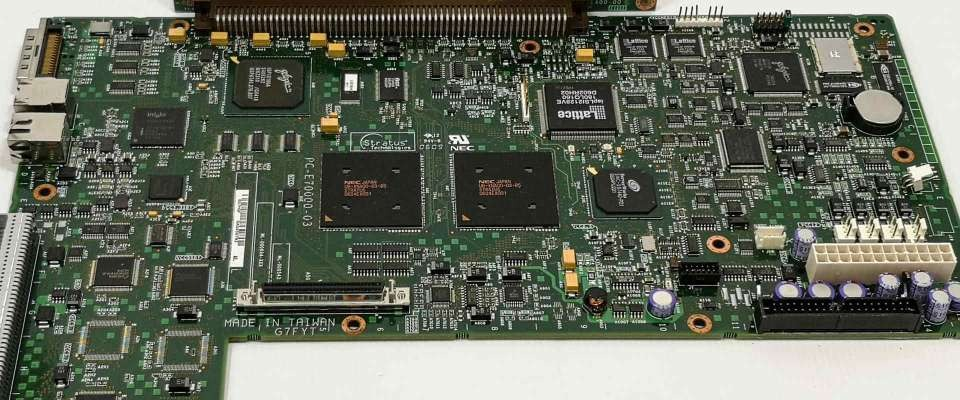
#> input picture version2/pcbimagetrial.jfif, 960 x 400 px
$ python -i cv_pipeline.py   (imports and definitions only)
#> lines starting #> are read from the running program, lines starting #| are printed output that depends on the picture; after the words box and inside, x2 and y2 are one past the last pixel; in counts of white or black regions, pixels touching at a corner belong together
# cv_pipeline.py

import cv2
import numpy as np
from typing import Dict, List, Tuple, Optional

def run_cv(image_path: str) -> Dict:
    """
    Main CV pipeline entry point.
    Returns dict with object_type, visualization, and component data.
    """
#> called with image_path = 'pcbimagetrial.jfif'
    image = cv2.imread(image_path)
#> image is the input picture: shape (400, 960, 3); mean B, G, R 95.5, 108.5, 103.3
    if image is None:
        raise FileNotFoundError(f"Image not found: {image_path}")

    object_type, mask, cropped = detect_main_object(image)

    if object_type != "PCB":
        return {
            "object_type": object_type,
            "visualization": image,
            "components": []
        }

    preprocessed = preprocess_pcb(cropped, mask)
    candidates = detect_component_candidates(preprocessed, mask)
    merged = merge_boxes(candidates)
    filtered = filter_components(merged)
    components = extract_features(filtered, preprocessed)
    visualization = visualize_components(cropped, components)

    return {
        "object_type": object_type,
        "visualization": visualization,
        "components": components
    }


def detect_main_object(image: np.ndarray) -> Tuple[str, Optional[np.ndarray], Optional[np.ndarray]]:
    """
    Detect main object using largest contour with geometry validation.
    """
    gray = cv2.cvtColor(image, cv2.COLOR_BGR2GRAY)
    _, binary = cv2.threshold(gray, 0, 255, cv2.THRESH_BINARY_INV + cv2.THRESH_OTSU)
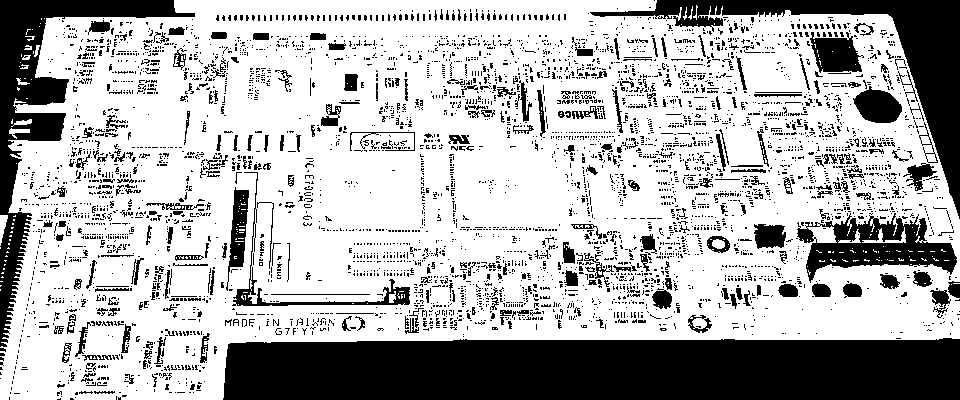
#> binary: shape (400, 960); 70.1% white; 4671 black regions (4338 under 20 px)

    contours, _ = cv2.findContours(binary, cv2.RETR_EXTERNAL, cv2.CHAIN_APPROX_SIMPLE)
#> contours = 54 contours, 47 with area under 20; largest, box (x1, y1, x2, y2) and area: (0, 0, 960, 400) 313482, (0, 215, 8, 246) 104, (9, 128, 30, 139) 72, (11, 119, 32, 127) 52, (16, 78, 30, 85) 24, (22, 55, 31, 60) 24, (34, 45, 40, 57) 23

    if not contours:
        return "UNKNOWN", None, None

    largest = max(contours, key=cv2.contourArea)
#> largest = contour of 933 points, box (x1, y1, x2, y2) (0, 0, 960, 400), area 313482

    epsilon = 0.02 * cv2.arcLength(largest, True)
#> epsilon = 76.69
    approx = cv2.approxPolyDP(largest, epsilon, True)
#> approx = [[13, 105], [0, 399], [959, 338], [887, 14], [174, 0]]

    is_convex = cv2.isContourConvex(approx)
#> is_convex = True
    vertex_count = len(approx)
#> vertex_count = 5

    image_area = image.shape[0] * image.shape[1]
#> image_area = 384000
    contour_area = cv2.contourArea(largest)
#> contour_area = 313481.5
    area_ratio = contour_area / image_area
#> area_ratio = 0.816

    if not is_convex or vertex_count < 4 or area_ratio < 0.1:
        return "UNKNOWN", None, None

    hull = cv2.convexHull(approx)
#> hull = [[174, 0], [887, 14], [959, 338], [0, 399], [13, 105]]
    hull_area = cv2.contourArea(hull)
#> hull_area = 324000
    solidity = contour_area / hull_area if hull_area > 0 else 0
#> solidity = 0.968

    if solidity > 0.85:
        object_type = "PCB"
    else:
        return "UNSUPPORTED", None, None

    mask = np.zeros(gray.shape, dtype=np.uint8)
    cv2.drawContours(mask, [largest], -1, 255, -1)
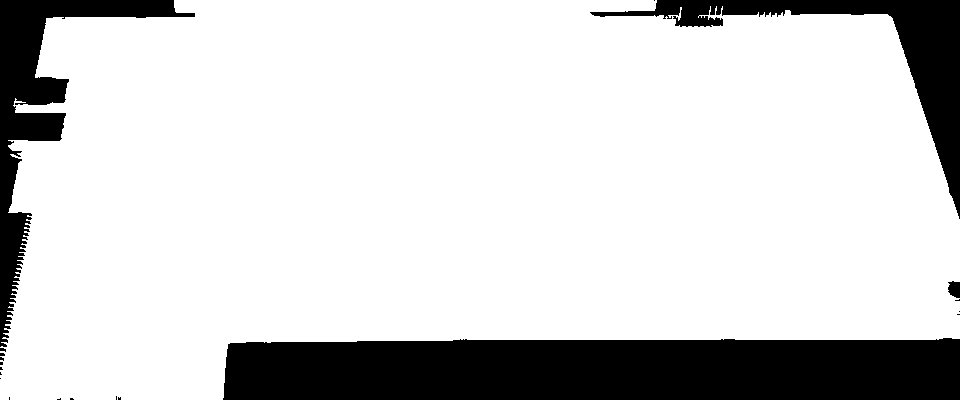
#> mask: shape (400, 960); 82.1% white; 20 black regions (16 under 20 px), largest, box (x1, y1, x2, y2) and area: (223, 338, 960, 400) 43734, (0, 0, 195, 347) 12508, (590, 0, 960, 219) 12201, (948, 281, 960, 298) 165

    x, y, w, h = cv2.boundingRect(largest)
#> x = 0; y = 0; w = 960; h = 400
#> in run_cv, `object_type, mask, cropped = detect_main_object(image)`: object_type = 'PCB'
    cropped = image[y:y+h, x:x+w].copy()
    mask_cropped = mask[y:y+h, x:x+w].copy()

    return object_type, mask_cropped, cropped


def preprocess_pcb(pcb_image: np.ndarray, mask: np.ndarray) -> np.ndarray:
    """
    Preprocess PCB with masked normalization.
    """
    gray = cv2.cvtColor(pcb_image, cv2.COLOR_BGR2GRAY)
    gray = cv2.bitwise_and(gray, gray, mask=mask)
    blurred = cv2.GaussianBlur(gray, (51, 51), 0)
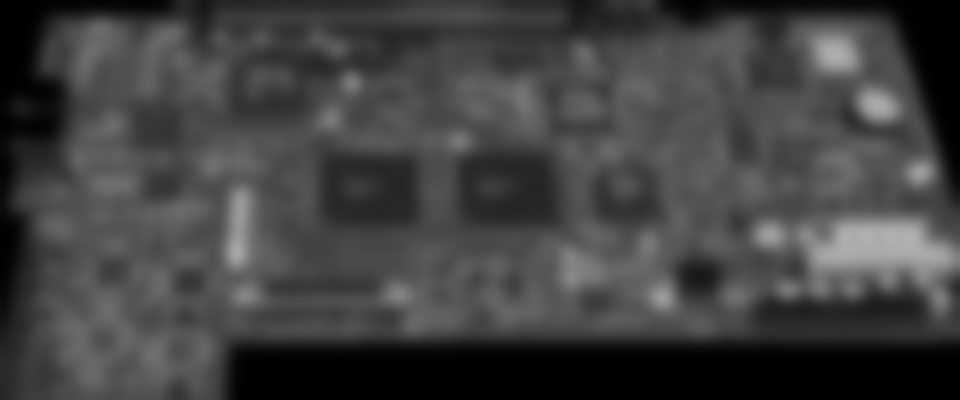
#> blurred: shape (400, 960); min 0, max 177, mean 65

    normalized = np.zeros_like(gray, dtype=np.float32)
    mask_bool = mask > 0

    normalized[mask_bool] = gray[mask_bool].astype(np.float32) - blurred[mask_bool].astype(np.float32)
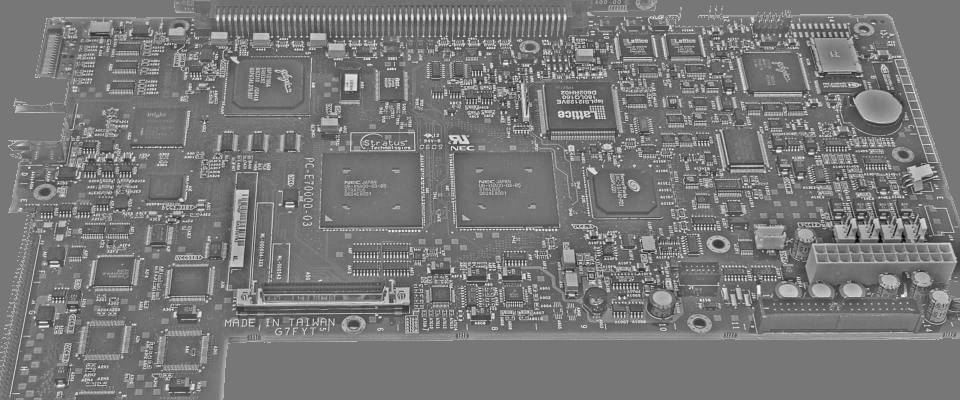
#> normalized: shape (400, 960) float32; min -168, max 190, mean 1.3; drawn with min black and max white

    if normalized[mask_bool].max() > normalized[mask_bool].min():
        min_val = normalized[mask_bool].min()
#> min_val = -168
        max_val = normalized[mask_bool].max()
#> max_val = 190
        normalized[mask_bool] = 255 * (normalized[mask_bool] - min_val) / (max_val - min_val)

    return normalized.astype(np.uint8)


def detect_component_candidates(preprocessed:np.ndarray,mask: np.ndarray):
    """
    Edge detection + bounding box extraction.
    """
    edges = cv2.Canny(preprocessed, 50, 150)
#> edges: shape (400, 960); 20.1% white in thin lines or dots
    edges = cv2.bitwise_and(edges, edges, mask=mask)
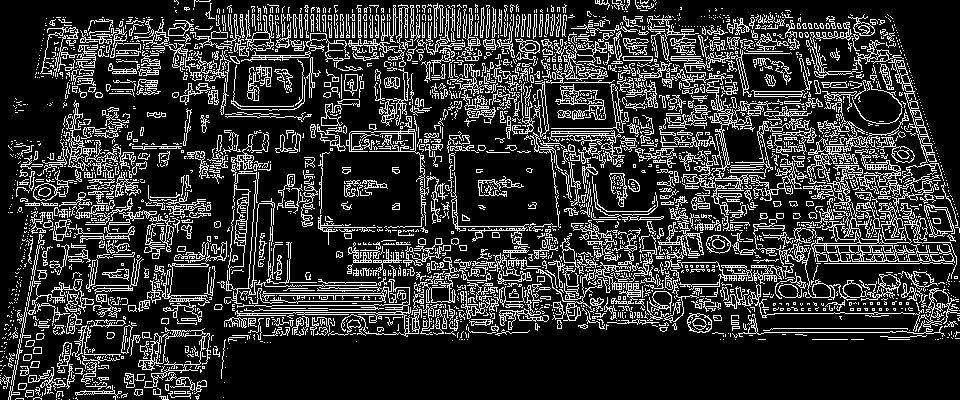
#> edges: shape (400, 960); 19.6% white in thin lines or dots
    contours, _ = cv2.findContours(edges, cv2.RETR_EXTERNAL, cv2.CHAIN_APPROX_SIMPLE)
#> contours = 2744 contours, 2333 with area under 20; largest, box (x1, y1, x2, y2) and area: (811, 180, 931, 262) 1484, (751, 223, 867, 301) 1014, (807, 109, 915, 178) 902, (226, 132, 269, 304) 712, (888, 59, 944, 181) 686

    boxes = []
    for cnt in contours:
        x, y, w, h = cv2.boundingRect(cnt)
        if w * h > 50:
            boxes.append((x, y, w, h))
#> this loop made 2744 passes
#> (x, y, w, h) on passes 1 to 3: (69, 399, 1, 1), (61, 399, 1, 1), (56, 399, 1, 1)
#> after the loop, boxes = 728 items, first 6: (168, 391, 23, 8), (56, 391, 8, 7), (25, 390, 9, 8), (134, 389, 9, 7), (153, 388, 8, 7), (35, 387, 6, 9)
#> in run_cv, `candidates = detect_component_candidates(preprocessed, mask)`: candidates has the same summary as boxes in detect_component_candidates

    return boxes


def merge_boxes(boxes):
    """
    Merge overlapping or nearby boxes.
    """
    def boxes_close(b1, b2, thresh=20):
        x1, y1, w1, h1 = b1
        x2, y2, w2, h2 = b2
        cx1 = x1 + w1/2
        cy1 = y1 + h1/2
        cx2 = x2 + w2/2
        cy2 = y2 + h2/2
        return np.hypot(cx1-cx2, cy1-cy2) < thresh

    def boxes_overlap(b1, b2):
        x1, y1, w1, h1 = b1
        x2, y2, w2, h2 = b2
        return not (
            x1+w1 < x2 or x2+w2 < x1 or
            y1+h1 < y2 or y2+h2 < y1
        )

    groups = []
    used = [False]*len(boxes)
#> used = 728 items, first 6: False, False, False, False, False, False

    for i in range(len(boxes)):
        if used[i]:
            continue

        group = [boxes[i]]
        used[i] = True

        for j in range(i+1, len(boxes)):
            if used[j]:
                continue
            if boxes_close(boxes[i], boxes[j]) or boxes_overlap(boxes[i], boxes[j]):
                group.append(boxes[j])
                used[j] = True

        groups.append(group)
#> this loop made 728 passes

    merged = []
    for group in groups:
        xs = [b[0] for b in group]
        ys = [b[1] for b in group]
        xe = [b[0]+b[2] for b in group]
        ye = [b[1]+b[3] for b in group]
        merged.append((min(xs), min(ys), max(xe)-min(xs), max(ye)-min(ys)))
#> this loop made 285 passes
#> group on passes 1 to 3: [(168, 391, 23, 8), (170, 377, 25, 14)], [(56, 391, 8, 7), (28, 367, 38, 27)], [(25, 390, 9, 8), (35, 387, 6, 9), (18, 383, 9, 7)]

    return merged


def filter_components(boxes: List[Tuple[int, int, int, int]]) -> List[Tuple[int, int, int, int]]:
    """
    Apply median-area and aspect ratio filtering.
    """
    if not boxes:
        return []

    areas = [w * h for x, y, w, h in boxes]
    median_area = np.median(areas)

    filtered = []
    for box in boxes:
        x, y, w, h = box
        area = w * h
        aspect_ratio = w / h if h > 0 else 0

        if area < 0.2 * median_area or area > 5 * median_area:
            continue

        if aspect_ratio < 0.2 or aspect_ratio > 5:
            continue

        filtered.append(box)
#> this loop made 285 passes
#> box on passes 1 to 3: (168, 377, 27, 22), (28, 367, 38, 31), (18, 383, 23, 15)

    return filtered


def extract_features(boxes: List[Tuple[int, int, int, int]], preprocessed: np.ndarray) -> List[Dict]:
    """
    Extract geometric and intensity features for each component.
    """
    h_img, w_img = preprocessed.shape[:2]
    total_area = h_img * w_img

    components = []
    for box in boxes:
        x, y, w, h = box
        area = w * h
        region = preprocessed[y:y+h, x:x+w]

        component = {
            "bbox": {"x": int(x), "y": int(y), "w": int(w), "h": int(h)},
            "area": int(area),
            "normalized_area": float(area / total_area),
            "aspect_ratio": float(w / h if h > 0 else 0),
            "centroid": {
                "x": float((x + w/2) / w_img),
                "y": float((y + h/2) / h_img)
            },
            "mean_intensity": float(np.mean(region)) if region.size > 0 else 0.0
        }
        components.append(component)
#> this loop made 221 passes
#> pass 1, in extract_features, `region = preprocessed[y:y+h, x:x+w]`:
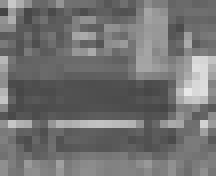
#> region: shape (22, 27) (shown 8 times larger); min 68, max 232, mean 114.4

    return components


def visualize_components(pcb_image: np.ndarray, components: List[Dict]) -> np.ndarray:
    """
    Draw bounding boxes on PCB image.
    """
    vis = pcb_image.copy()
    for comp in components:
        bbox = comp["bbox"]
        x, y, w, h = bbox["x"], bbox["y"], bbox["w"], bbox["h"]
        cv2.rectangle(vis, (x, y), (x + w, y + h), (0, 255, 0), 2)
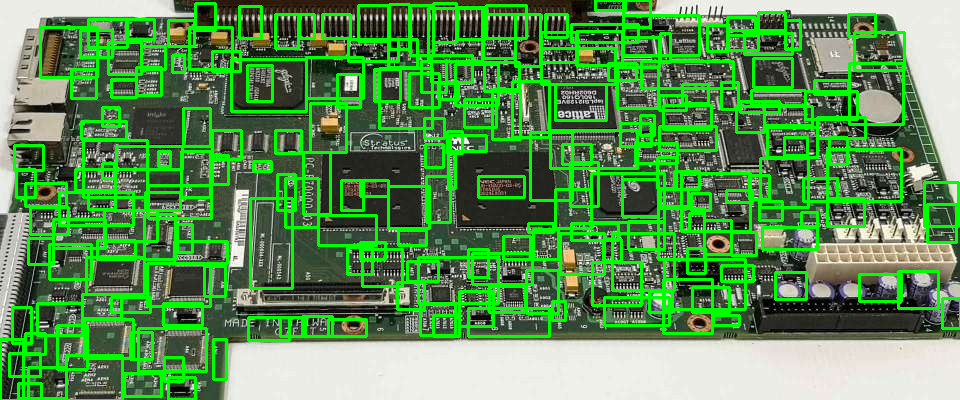
#> vis: shape (400, 960, 3); 19.64% of pixels changed, all inside (x1, y1, x2, y2) = (0, 0, 960, 400)

    return vis

>>> result = run_cv('pcbimagetrial.jfif')
